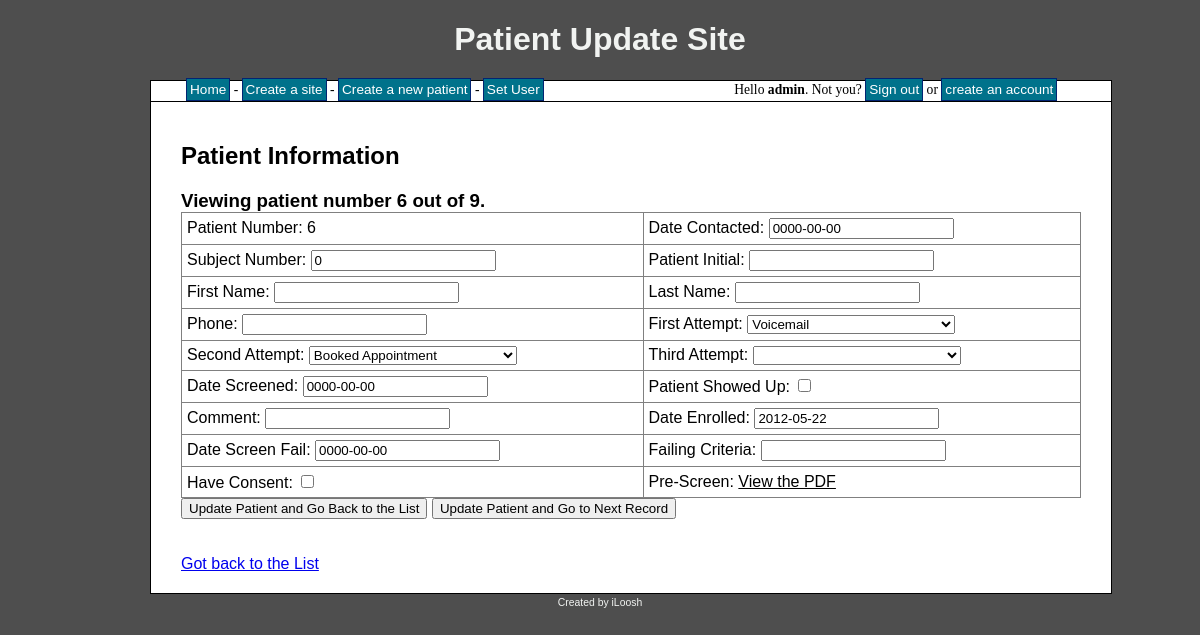
/patient.php?pat=31&site=6 (signed in), run on the app's committed database.
### tables this page shows
CREATE TABLE IF NOT EXISTS `patients` (
  `patient_id` int(8) NOT NULL AUTO_INCREMENT,
  `patient_num` int(8) NOT NULL,
  `patient_dateContacted` date NOT NULL,
  `patient_subjectNum` int(8) NOT NULL,
  `patient_initial` varchar(30) NOT NULL,
  `patient_fName` varchar(255) NOT NULL,
  `patient_lName` varchar(255) NOT NULL,
  `patient_phone` varchar(255) NOT NULL,
  `patient_firstAtt` varchar(10) NOT NULL,
  `patient_secondAtt` varchar(10) NOT NULL,
  `patient_thirdAtt` varchar(10) NOT NULL,
  `patient_dateScreened` date NOT NULL,
  `patient_show` varchar(10) NOT NULL,
  `patient_comment` text NOT NULL,
  `patient_dateEnroll` date NOT NULL,
  `patient_dateScreeFail` date NOT NULL,
  `patient_failCriteria` varchar(255) NOT NULL,
  `patient_consent` varchar(10) NOT NULL,
  `patient_status` varchar(255) NOT NULL,
  `patient_site` int(8) NOT NULL,
  `patient_PDFform` varchar(255) NOT NULL,
  PRIMARY KEY (`patient_id`),
  KEY `patient_site` (`patient_site`)
);

### patient.php (the view, shortened to what this page needs)
<?php
include 'header.php';
echo '<h2>Patient Information</h2>';
if($_SESSION['signed_in']){
	$sql = "SELECT  site_user
			FROM sites
			WHERE site_id = " . mysql_real_escape_string($_GET['site']);
	$result = mysql_query($sql);
	while($row = mysql_fetch_array($result))
	{
		if($_SESSION['user_level'] == 1 || $row['site_user'] == $_SESSION['user_id'])
		{
			if($_SERVER['REQUEST_METHOD'] != 'POST')
			{
				$sqlNum = "SELECT
							patient_id
						FROM
							patients
						WHERE
							patient_site = " . mysql_real_escape_string($_GET['site']);
				$resultNum = mysql_query($sqlNum);
				if(!$resultNum)
				{
					echo 'Error while selecting from database. Please try again later.';
				}
				else
				{
					$num_rowsShow = mysql_num_rows($resultNum);
				}
				$sqlP = "SELECT
							patient_id,
							patient_num,
							patient_dateContacted,
							patient_subjectNum,
							patient_initial,
							patient_fName,
							patient_lName,
							patient_phone,
							patient_firstAtt,
							patient_secondAtt,
							patient_thirdAtt,
							patient_dateScreened,
							patient_show,
							patient_comment,
							patient_dateEnroll,
							patient_dateScreeFail,
							patient_failCriteria,
							patient_consent,
							patient_status,
							patient_site,
							patient_PDFform
						FROM
							patients
						WHERE
							patient_id = " . mysql_real_escape_string($_GET['pat']);
				$resultP = mysql_query($sqlP);
				if(!$resultP)
				{
					echo 'Error while selecting from database. Please try again later.';
				}
				else
				{
					if(mysql_num_rows($resultP) == 0)
					{
						if($_SESSION['user_level'] == 1)
						{
							echo 'You have not created any record in this Site.<br>';
							echo '<a href="create_patient.php">Create one now</a>';
						}
						else
						{
							echo 'There are now records in this site';
						}
					}
					else
					{
						while($rowP = mysql_fetch_assoc($resultP))
						{
							if($_SESSION['user_level'] == 1)
							{
								echo '<h3>Viewing patient number ' . $rowP['patient_num'] . ' out of ' . $num_rowsShow . '.</h3>';
								echo '
								<form name="demo" method="post" action="" onsubmit="return validateFormOnSubmitA(this)" >
								<table border="1">
									<tr>
										<td>Patient Number: ' . $rowP['patient_num'] . '</td>
										<td>Date Contacted: <input type="text" name="patient_dateContacted" class="datepicker" value="' . $rowP['patient_dateContacted'] . '" "/></td>
									</tr>
									<tr>
										<td>Subject Number: <input type="text" name="patient_subjectNum" value="' . $rowP['patient_subjectNum'] . '"/></td>
										<td>Patient Initial: <input type="text" name="patient_initial" value="' . $rowP['patient_initial'] . '"/></td>
									</tr>
									<tr>
										<td>First Name: <input type="text" name="patient_fName" value="' . $rowP['patient_fName'] . '"/></td>
										<td>Last Name: <input type="text" name="patient_lName" value="' . $rowP['patient_lName'] . '"/></td>
									</tr>
									<tr>
										<td>Phone: <input type="text" name="patient_phone" value="' . $rowP['patient_phone'] . '"/></td>
										<td>First Attempt:
											<select name="patient_firstAtt" >
												<option value""></option>
												<option value="VM"';
												if($rowP['patient_firstAtt'] == "VM"){
												echo ' selected ';
												}
												echo '>Voicemail</option>
												<option value="LM"';
												if($rowP['patient_firstAtt'] == "LM"){
												echo ' selected ';
												}
												echo '>Left Message</option>
												<option value="UM"';
												if($rowP['patient_firstAtt'] == "UM"){
												echo ' selected ';
												}
												echo '>Unable to Leave Message</option>
												<option value="BA"';
												if($rowP['patient_firstAtt'] == "BA"){
												echo ' selected ';
												}
												echo '>Booked Appointment</option>
												<option value="NA"';
												if($rowP['patient_firstAtt'] == "NA"){
												echo ' selected ';
												}
												echo '>Not Available for Study Dates</option>
												<option value="NE"';
												if($rowP['patient_firstAtt'] == "NE"){
												echo ' selected ';
												}
												echo '>Not Eligible for Study</option>
												<option value="NI"';
												echo '>Not interested in study</option>
												<option value="OS"';
												if($rowP['patient_firstAtt'] == "OS"){
												echo ' selected ';
												}
												echo '>In Another Study</option>
												<option value="IS"';
												if($rowP['patient_firstAtt'] == "IS"){
												echo ' selected ';
												}
												echo '>Already In Study</option>
												<option value="WCB"';
												if($rowP['patient_firstAtt'] == "WCB"){
												echo ' selected ';
												}
												echo '>Subject Will Call Back</option>
												<option value="CB"';
												if($rowP['patient_firstAtt'] == "CB"){
												echo ' selected ';
												}
												echo '>We Have to Call Subject Back</option>
												<option value="DNC"';
												if($rowP['patient_firstAtt'] == "DNC"){
												echo ' selected ';
												}
												echo '>Do Not Contact for Any Studies</option>
											</select>
											</td>
									</tr>
									<tr>
										<td>Second Attempt:
											<select name="patient_secondAtt" >
												<option value""></option>
												<option value="VM"';
												if($rowP['patient_secondAtt'] == "VM"){
												echo ' selected ';
												}
												echo '>Voicemail</option>
												<option value="LM"';
												echo '>Left Message</option>
												<option value="UM"';
												if($rowP['patient_secondAtt'] == "UM"){
												echo ' selected ';
												}
												echo '>Unable to Leave Message</option>
												<option value="BA"';
												if($rowP['patient_secondAtt'] == "BA"){
												echo ' selected ';
												}
												echo '>Booked Appointment</option>
												<option value="NA"';
												if($rowP['patient_secondAtt'] == "NA"){
												echo ' selected ';
												}
												echo '>Not Available for Study Dates</option>
												<option value="NE"';
												if($rowP['patient_secondAtt'] == "NE"){
												echo ' selected ';
												}
												echo '>Not Eligible for Study</option>
												<option value="NI"';
												if($rowP['patient_secondAtt'] == "NI"){
												echo ' selected ';
												}
												echo '>Not interested in study</option>
												<option value="OS"';
												if($rowP['patient_secondAtt'] == "OS"){
												echo ' selected ';
												}
												echo '>In Another Study</option>
												<option value="IS"';
												if($rowP['patient_secondAtt'] == "IS"){
												echo ' selected ';
												}
												echo '>Already In Study</option>
												<option value="WCB"';
												if($rowP['patient_secondAtt'] == "WCB"){
												echo ' selected ';
												}
												echo '>Subject Will Call Back</option>
												<option value="CB"';
												if($rowP['patient_secondAtt'] == "CB"){
												echo ' selected ';
												}
												echo '>We Have to Call Subject Back</option>
												<option value="DNC"';
												if($rowP['patient_secondAtt'] == "DNC"){
												echo ' selected ';
												}
												echo '>Do Not Contact for Any Studies</option>
											</select>
											</td>
										<td>Third Attempt:
											<select name="patient_thirdAtt" >
												<option value""></option>
												<option value="VM"';
												if($rowP['patient_thirdAtt'] == "VM"){
												echo ' selected ';
												}
												echo '>Voicemail</option>
												<option value="LM"';
												if($rowP['patient_thirdAtt'] == "LM"){
												echo ' selected ';
												}
												echo '>Left Message</option>
												<option value="UM"';
												if($rowP['patient_thirdAtt'] == "UM"){
												echo ' selected ';
												}
												echo '>Unable to Leave Message</option>
												<option value="BA"';
												if($rowP['patient_thirdAtt'] == "BA"){
												echo ' selected ';
												}
												echo '>Booked Appointment</option>
												<option value="NA"';
												if($rowP['patient_thirdAtt'] == "NA"){
												echo ' selected ';
												}
												echo '>Not Available for Study Dates</option>
												<option value="NE"';
												if($rowP['patient_thirdAtt'] == "NE"){
												echo ' selected ';
												}
												echo '>Not Eligible for Study</option>
												<option value="NI"';
												echo '>Not interested in study</option>
												<option value="OS"';
												if($rowP['patient_thirdAtt'] == "OS"){
												echo ' selected ';
												}
												echo '>In Another Study</option>
												<option value="IS"';
												if($rowP['patient_thirdAtt'] == "IS"){
												echo ' selected ';
												}
												echo '>Already In Study</option>
												<option value="WCB"';
												if($rowP['patient_thirdAtt'] == "WCB"){
												echo ' selected ';
												}
												echo '>Subject Will Call Back</option>
												<option value="CB"';
												if($rowP['patient_thirdAtt'] == "CB"){
												echo ' selected ';
												}
												echo '>We Have to Call Subject Back</option>
												<option value="DNC"';
												if($rowP['patient_thirdAtt'] == "DNC"){
												echo ' selected ';
												}
												echo '>Do Not Contact for Any Studies</option>
											</select>
											</td>
									</tr>
									<tr>
										<td>Date Screened: <input type="text" name="patient_dateScreened" class="datepicker" value="' . $rowP['patient_dateScreened'] . '"/></td>
										<td>Patient Showed Up: <input type="checkbox" name="patient_show"';
										if($rowP['patient_show'] == "on"){
											echo ' checked="checked" ';
										}
										else{
											echo ' ';
										}
										echo '/>
										</td>
									</tr>
									<tr>
										<td>Comment: <input type="text" name="patient_comment" value="' . $rowP['patient_comment'] . '"/></td>
										<td>Date Enrolled: <input type="text" name="patient_dateEnroll" class="datepicker" value="' . $rowP['patient_dateEnroll'] . '"/></td>
									</tr>
									<tr>
										<td>Date Screen Fail: <input type="text" name="patient_dateScreeFail" class="datepicker" value="' . $rowP['patient_dateScreeFail'] . '"/></td>
										<td>Failing Criteria: <input type="text" name="patient_failCriteria" value="' . $rowP['patient_failCriteria'] . '"/></td>
									</tr>
									<tr>
										<td>Have Consent: <input type="checkbox" name="patient_consent"';
										if($rowP['patient_consent'] == "on"){
											echo ' checked="checked" ';
										}
										else{
											echo ' ';
										}
										echo '/>
										</td>
										<td>Pre-Screen: <a href=upload.php?patient=' . $rowP[patient_id] . ' >View the PDF</a></td>
									</tr>
								</table>
								<input type="submit" name="next_no" value="Update Patient and Go Back to the List" />
								<input type="submit" name="next_yes" value="Update Patient and Go to Next Record" />
								</form>';
								echo '<br><br><a href=site.php?id=', $_GET['site'], ' >Got back to the List</a>';
							}
						}
					}
				}
			}
		}
		else
		{
			echo 'No Access';
		}
	}
}
include 'footer.php';
?>

### style.css (style rules this page uses)
body { background-color: #4E4E4E; text-align: center; }
table { border-collapse: collapse; width: 100%; }
table a { color: #000; }
td { padding: 5px; }
h3 { margin: 0; padding: 0; }

### data on the page
patients: patient_num "6", num_rowsShow "9", patient_dateContacted "0000-00-00", patient_subjectNum "0", patient_firstAtt "Voicemail", patient_secondAtt "Booked Appointment", patient_dateScreened "0000-00-00", patient_dateEnroll "2012-05-22", patient_dateScreeFail "0000-00-00"

### other printed values
$_SESSION['user_name'] "admin"
